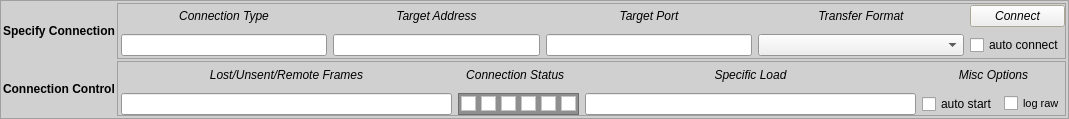
<?xml version="1.0" encoding="UTF-8"?>
<ui version="4.0">
 <class>myJvxNetwork_master</class>
 <widget class="QWidget" name="myJvxNetwork_master">
  <property name="geometry">
   <rect>
    <x>0</x>
    <y>0</y>
    <width>1069</width>
    <height>119</height>
   </rect>
  </property>
  <property name="windowTitle">
   <string>Form</string>
  </property>
  <property name="accessibleDescription">
   <string>socket_master_dev:/integrateiplink</string>
  </property>
  <layout class="QHBoxLayout" name="horizontalLayout">
   <property name="spacing">
    <number>0</number>
   </property>
   <property name="leftMargin">
    <number>0</number>
   </property>
   <property name="topMargin">
    <number>0</number>
   </property>
   <property name="rightMargin">
    <number>0</number>
   </property>
   <property name="bottomMargin">
    <number>0</number>
   </property>
   <item>
    <widget class="QFrame" name="frame">
     <property name="palette">
      <palette>
       <active>
        <colorrole role="Base">
         <brush brushstyle="SolidPattern">
          <color alpha="255">
           <red>255</red>
           <green>255</green>
           <blue>255</blue>
          </color>
         </brush>
        </colorrole>
        <colorrole role="Window">
         <brush brushstyle="SolidPattern">
          <color alpha="255">
           <red>208</red>
           <green>208</green>
           <blue>208</blue>
          </color>
         </brush>
        </colorrole>
       </active>
       <inactive>
        <colorrole role="Base">
         <brush brushstyle="SolidPattern">
          <color alpha="255">
           <red>255</red>
           <green>255</green>
           <blue>255</blue>
          </color>
         </brush>
        </colorrole>
        <colorrole role="Window">
         <brush brushstyle="SolidPattern">
          <color alpha="255">
           <red>208</red>
           <green>208</green>
           <blue>208</blue>
          </color>
         </brush>
        </colorrole>
       </inactive>
       <disabled>
        <colorrole role="Base">
         <brush brushstyle="SolidPattern">
          <color alpha="255">
           <red>208</red>
           <green>208</green>
           <blue>208</blue>
          </color>
         </brush>
        </colorrole>
        <colorrole role="Window">
         <brush brushstyle="SolidPattern">
          <color alpha="255">
           <red>208</red>
           <green>208</green>
           <blue>208</blue>
          </color>
         </brush>
        </colorrole>
       </disabled>
      </palette>
     </property>
     <property name="accessibleDescription">
      <string/>
     </property>
     <property name="autoFillBackground">
      <bool>true</bool>
     </property>
     <property name="frameShape">
      <enum>QFrame::StyledPanel</enum>
     </property>
     <property name="frameShadow">
      <enum>QFrame::Sunken</enum>
     </property>
     <layout class="QGridLayout" name="gridLayout" rowstretch="1,1" columnstretch="1,10,1">
      <property name="leftMargin">
       <number>2</number>
      </property>
      <property name="topMargin">
       <number>2</number>
      </property>
      <property name="rightMargin">
       <number>2</number>
      </property>
      <property name="bottomMargin">
       <number>2</number>
      </property>
      <property name="spacing">
       <number>2</number>
      </property>
      <item row="0" column="0">
       <widget class="QLabel" name="label">
        <property name="font">
         <font>
          <weight>75</weight>
          <italic>false</italic>
          <bold>true</bold>
         </font>
        </property>
        <property name="text">
         <string>Specify Connection</string>
        </property>
       </widget>
      </item>
      <item row="1" column="0">
       <widget class="QLabel" name="label_3">
        <property name="font">
         <font>
          <weight>75</weight>
          <italic>false</italic>
          <bold>true</bold>
         </font>
        </property>
        <property name="text">
         <string>Connection Control</string>
        </property>
       </widget>
      </item>
      <item row="0" column="1" colspan="2">
       <widget class="QFrame" name="frame_2">
        <property name="minimumSize">
         <size>
          <width>120</width>
          <height>0</height>
         </size>
        </property>
        <property name="frameShape">
         <enum>QFrame::StyledPanel</enum>
        </property>
        <property name="frameShadow">
         <enum>QFrame::Raised</enum>
        </property>
        <layout class="QGridLayout" name="gridLayout_2" columnstretch="1,1,1,1,0,0">
         <property name="leftMargin">
          <number>3</number>
         </property>
         <property name="topMargin">
          <number>0</number>
         </property>
         <property name="rightMargin">
          <number>0</number>
         </property>
         <property name="bottomMargin">
          <number>0</number>
         </property>
         <item row="0" column="3">
          <widget class="QLabel" name="label_6">
           <property name="font">
            <font>
             <italic>true</italic>
            </font>
           </property>
           <property name="text">
            <string>Transfer Format</string>
           </property>
           <property name="alignment">
            <set>Qt::AlignCenter</set>
           </property>
          </widget>
         </item>
         <item row="0" column="1">
          <widget class="QLabel" name="label_4">
           <property name="font">
            <font>
             <italic>true</italic>
            </font>
           </property>
           <property name="text">
            <string>Target Address</string>
           </property>
           <property name="alignment">
            <set>Qt::AlignCenter</set>
           </property>
          </widget>
         </item>
         <item row="1" column="3">
          <widget class="QComboBox" name="comboBox_mode">
           <property name="font">
            <font>
             <pointsize>7</pointsize>
            </font>
           </property>
          </widget>
         </item>
         <item row="1" column="1">
          <widget class="QLineEdit" name="lineEdit_host"/>
         </item>
         <item row="1" column="2">
          <widget class="QLineEdit" name="lineEdit_port"/>
         </item>
         <item row="0" column="2">
          <widget class="QLabel" name="label_5">
           <property name="font">
            <font>
             <italic>true</italic>
            </font>
           </property>
           <property name="text">
            <string>Target Port</string>
           </property>
           <property name="alignment">
            <set>Qt::AlignCenter</set>
           </property>
          </widget>
         </item>
         <item row="0" column="0">
          <widget class="QLabel" name="label_7">
           <property name="font">
            <font>
             <italic>true</italic>
            </font>
           </property>
           <property name="text">
            <string>Connection Type</string>
           </property>
           <property name="alignment">
            <set>Qt::AlignCenter</set>
           </property>
          </widget>
         </item>
         <item row="0" column="5">
          <widget class="QPushButton" name="pushButton_connect">
           <property name="minimumSize">
            <size>
             <width>0</width>
             <height>0</height>
            </size>
           </property>
           <property name="maximumSize">
            <size>
             <width>16777215</width>
             <height>16777215</height>
            </size>
           </property>
           <property name="palette">
            <palette>
             <active>
              <colorrole role="Base">
               <brush brushstyle="SolidPattern">
                <color alpha="255">
                 <red>255</red>
                 <green>255</green>
                 <blue>255</blue>
                </color>
               </brush>
              </colorrole>
              <colorrole role="Window">
               <brush brushstyle="SolidPattern">
                <color alpha="255">
                 <red>240</red>
                 <green>234</green>
                 <blue>209</blue>
                </color>
               </brush>
              </colorrole>
             </active>
             <inactive>
              <colorrole role="Base">
               <brush brushstyle="SolidPattern">
                <color alpha="255">
                 <red>255</red>
                 <green>255</green>
                 <blue>255</blue>
                </color>
               </brush>
              </colorrole>
              <colorrole role="Window">
               <brush brushstyle="SolidPattern">
                <color alpha="255">
                 <red>240</red>
                 <green>234</green>
                 <blue>209</blue>
                </color>
               </brush>
              </colorrole>
             </inactive>
             <disabled>
              <colorrole role="Base">
               <brush brushstyle="SolidPattern">
                <color alpha="255">
                 <red>240</red>
                 <green>234</green>
                 <blue>209</blue>
                </color>
               </brush>
              </colorrole>
              <colorrole role="Window">
               <brush brushstyle="SolidPattern">
                <color alpha="255">
                 <red>240</red>
                 <green>234</green>
                 <blue>209</blue>
                </color>
               </brush>
              </colorrole>
             </disabled>
            </palette>
           </property>
           <property name="font">
            <font>
             <italic>true</italic>
            </font>
           </property>
           <property name="text">
            <string>Connect</string>
           </property>
          </widget>
         </item>
         <item row="1" column="5">
          <widget class="QCheckBox" name="checkBox_autoconnect">
           <property name="text">
            <string>auto connect</string>
           </property>
          </widget>
         </item>
         <item row="1" column="0">
          <widget class="QLineEdit" name="lineEdit_tech">
           <property name="readOnly">
            <bool>true</bool>
           </property>
          </widget>
         </item>
        </layout>
       </widget>
      </item>
      <item row="1" column="1" colspan="2">
       <widget class="QFrame" name="frame_3">
        <property name="minimumSize">
         <size>
          <width>120</width>
          <height>0</height>
         </size>
        </property>
        <property name="frameShape">
         <enum>QFrame::StyledPanel</enum>
        </property>
        <property name="frameShadow">
         <enum>QFrame::Raised</enum>
        </property>
        <layout class="QGridLayout" name="gridLayout_3" columnstretch="10,1,10,1,1">
         <property name="leftMargin">
          <number>3</number>
         </property>
         <property name="topMargin">
          <number>0</number>
         </property>
         <property name="rightMargin">
          <number>0</number>
         </property>
         <property name="bottomMargin">
          <number>0</number>
         </property>
         <item row="1" column="3">
          <widget class="QCheckBox" name="checkBox_autostart">
           <property name="text">
            <string>auto start</string>
           </property>
          </widget>
         </item>
         <item row="0" column="1">
          <widget class="QLabel" name="label_2">
           <property name="font">
            <font>
             <italic>true</italic>
            </font>
           </property>
           <property name="text">
            <string>Connection Status  </string>
           </property>
           <property name="alignment">
            <set>Qt::AlignCenter</set>
           </property>
          </widget>
         </item>
         <item row="0" column="3" colspan="2">
          <widget class="QLabel" name="label_10">
           <property name="font">
            <font>
             <italic>true</italic>
            </font>
           </property>
           <property name="text">
            <string>Misc Options</string>
           </property>
           <property name="alignment">
            <set>Qt::AlignCenter</set>
           </property>
          </widget>
         </item>
         <item row="1" column="1">
          <widget class="QFrame" name="frame_4">
           <property name="minimumSize">
            <size>
             <width>0</width>
             <height>0</height>
            </size>
           </property>
           <property name="palette">
            <palette>
             <active>
              <colorrole role="Base">
               <brush brushstyle="SolidPattern">
                <color alpha="255">
                 <red>255</red>
                 <green>255</green>
                 <blue>255</blue>
                </color>
               </brush>
              </colorrole>
              <colorrole role="Window">
               <brush brushstyle="SolidPattern">
                <color alpha="255">
                 <red>143</red>
                 <green>143</green>
                 <blue>143</blue>
                </color>
               </brush>
              </colorrole>
             </active>
             <inactive>
              <colorrole role="Base">
               <brush brushstyle="SolidPattern">
                <color alpha="255">
                 <red>255</red>
                 <green>255</green>
                 <blue>255</blue>
                </color>
               </brush>
              </colorrole>
              <colorrole role="Window">
               <brush brushstyle="SolidPattern">
                <color alpha="255">
                 <red>143</red>
                 <green>143</green>
                 <blue>143</blue>
                </color>
               </brush>
              </colorrole>
             </inactive>
             <disabled>
              <colorrole role="Base">
               <brush brushstyle="SolidPattern">
                <color alpha="255">
                 <red>143</red>
                 <green>143</green>
                 <blue>143</blue>
                </color>
               </brush>
              </colorrole>
              <colorrole role="Window">
               <brush brushstyle="SolidPattern">
                <color alpha="255">
                 <red>143</red>
                 <green>143</green>
                 <blue>143</blue>
                </color>
               </brush>
              </colorrole>
             </disabled>
            </palette>
           </property>
           <property name="autoFillBackground">
            <bool>true</bool>
           </property>
           <property name="frameShape">
            <enum>QFrame::StyledPanel</enum>
           </property>
           <property name="frameShadow">
            <enum>QFrame::Raised</enum>
           </property>
           <layout class="QHBoxLayout" name="horizontalLayout_2">
            <property name="spacing">
             <number>5</number>
            </property>
            <property name="leftMargin">
             <number>2</number>
            </property>
            <property name="topMargin">
             <number>2</number>
            </property>
            <property name="rightMargin">
             <number>2</number>
            </property>
            <property name="bottomMargin">
             <number>2</number>
            </property>
            <item>
             <widget class="QLabel" name="label_stat0">
              <property name="minimumSize">
               <size>
                <width>15</width>
                <height>15</height>
               </size>
              </property>
              <property name="maximumSize">
               <size>
                <width>15</width>
                <height>15</height>
               </size>
              </property>
              <property name="palette">
               <palette>
                <active>
                 <colorrole role="Base">
                  <brush brushstyle="SolidPattern">
                   <color alpha="255">
                    <red>255</red>
                    <green>255</green>
                    <blue>255</blue>
                   </color>
                  </brush>
                 </colorrole>
                 <colorrole role="Window">
                  <brush brushstyle="SolidPattern">
                   <color alpha="255">
                    <red>255</red>
                    <green>255</green>
                    <blue>255</blue>
                   </color>
                  </brush>
                 </colorrole>
                </active>
                <inactive>
                 <colorrole role="Base">
                  <brush brushstyle="SolidPattern">
                   <color alpha="255">
                    <red>255</red>
                    <green>255</green>
                    <blue>255</blue>
                   </color>
                  </brush>
                 </colorrole>
                 <colorrole role="Window">
                  <brush brushstyle="SolidPattern">
                   <color alpha="255">
                    <red>255</red>
                    <green>255</green>
                    <blue>255</blue>
                   </color>
                  </brush>
                 </colorrole>
                </inactive>
                <disabled>
                 <colorrole role="Base">
                  <brush brushstyle="SolidPattern">
                   <color alpha="255">
                    <red>255</red>
                    <green>255</green>
                    <blue>255</blue>
                   </color>
                  </brush>
                 </colorrole>
                 <colorrole role="Window">
                  <brush brushstyle="SolidPattern">
                   <color alpha="255">
                    <red>255</red>
                    <green>255</green>
                    <blue>255</blue>
                   </color>
                  </brush>
                 </colorrole>
                </disabled>
               </palette>
              </property>
              <property name="autoFillBackground">
               <bool>true</bool>
              </property>
              <property name="frameShape">
               <enum>QFrame::StyledPanel</enum>
              </property>
              <property name="frameShadow">
               <enum>QFrame::Sunken</enum>
              </property>
              <property name="text">
               <string/>
              </property>
             </widget>
            </item>
            <item>
             <widget class="QLabel" name="label_stat1">
              <property name="minimumSize">
               <size>
                <width>15</width>
                <height>15</height>
               </size>
              </property>
              <property name="maximumSize">
               <size>
                <width>15</width>
                <height>15</height>
               </size>
              </property>
              <property name="palette">
               <palette>
                <active>
                 <colorrole role="Base">
                  <brush brushstyle="SolidPattern">
                   <color alpha="255">
                    <red>255</red>
                    <green>255</green>
                    <blue>255</blue>
                   </color>
                  </brush>
                 </colorrole>
                 <colorrole role="Window">
                  <brush brushstyle="SolidPattern">
                   <color alpha="255">
                    <red>255</red>
                    <green>255</green>
                    <blue>255</blue>
                   </color>
                  </brush>
                 </colorrole>
                </active>
                <inactive>
                 <colorrole role="Base">
                  <brush brushstyle="SolidPattern">
                   <color alpha="255">
                    <red>255</red>
                    <green>255</green>
                    <blue>255</blue>
                   </color>
                  </brush>
                 </colorrole>
                 <colorrole role="Window">
                  <brush brushstyle="SolidPattern">
                   <color alpha="255">
                    <red>255</red>
                    <green>255</green>
                    <blue>255</blue>
                   </color>
                  </brush>
                 </colorrole>
                </inactive>
                <disabled>
                 <colorrole role="Base">
                  <brush brushstyle="SolidPattern">
                   <color alpha="255">
                    <red>255</red>
                    <green>255</green>
                    <blue>255</blue>
                   </color>
                  </brush>
                 </colorrole>
                 <colorrole role="Window">
                  <brush brushstyle="SolidPattern">
                   <color alpha="255">
                    <red>255</red>
                    <green>255</green>
                    <blue>255</blue>
                   </color>
                  </brush>
                 </colorrole>
                </disabled>
               </palette>
              </property>
              <property name="autoFillBackground">
               <bool>true</bool>
              </property>
              <property name="frameShape">
               <enum>QFrame::StyledPanel</enum>
              </property>
              <property name="frameShadow">
               <enum>QFrame::Sunken</enum>
              </property>
              <property name="text">
               <string/>
              </property>
             </widget>
            </item>
            <item>
             <widget class="QLabel" name="label_stat2">
              <property name="minimumSize">
               <size>
                <width>15</width>
                <height>15</height>
               </size>
              </property>
              <property name="maximumSize">
               <size>
                <width>15</width>
                <height>15</height>
               </size>
              </property>
              <property name="palette">
               <palette>
                <active>
                 <colorrole role="Base">
                  <brush brushstyle="SolidPattern">
                   <color alpha="255">
                    <red>255</red>
                    <green>255</green>
                    <blue>255</blue>
                   </color>
                  </brush>
                 </colorrole>
                 <colorrole role="Window">
                  <brush brushstyle="SolidPattern">
                   <color alpha="255">
                    <red>255</red>
                    <green>255</green>
                    <blue>255</blue>
                   </color>
                  </brush>
                 </colorrole>
                </active>
                <inactive>
                 <colorrole role="Base">
                  <brush brushstyle="SolidPattern">
                   <color alpha="255">
                    <red>255</red>
                    <green>255</green>
                    <blue>255</blue>
                   </color>
                  </brush>
                 </colorrole>
                 <colorrole role="Window">
                  <brush brushstyle="SolidPattern">
                   <color alpha="255">
                    <red>255</red>
                    <green>255</green>
                    <blue>255</blue>
                   </color>
                  </brush>
                 </colorrole>
                </inactive>
                <disabled>
                 <colorrole role="Base">
                  <brush brushstyle="SolidPattern">
                   <color alpha="255">
                    <red>255</red>
                    <green>255</green>
                    <blue>255</blue>
                   </color>
                  </brush>
                 </colorrole>
                 <colorrole role="Window">
                  <brush brushstyle="SolidPattern">
                   <color alpha="255">
                    <red>255</red>
                    <green>255</green>
                    <blue>255</blue>
                   </color>
                  </brush>
                 </colorrole>
                </disabled>
               </palette>
              </property>
              <property name="autoFillBackground">
               <bool>true</bool>
              </property>
              <property name="frameShape">
               <enum>QFrame::StyledPanel</enum>
              </property>
              <property name="frameShadow">
               <enum>QFrame::Sunken</enum>
              </property>
              <property name="text">
               <string/>
              </property>
             </widget>
            </item>
            <item>
             <widget class="QLabel" name="label_stat3">
              <property name="minimumSize">
               <size>
                <width>15</width>
                <height>15</height>
               </size>
              </property>
              <property name="maximumSize">
               <size>
                <width>15</width>
                <height>15</height>
               </size>
              </property>
              <property name="palette">
               <palette>
                <active>
                 <colorrole role="Base">
                  <brush brushstyle="SolidPattern">
                   <color alpha="255">
                    <red>255</red>
                    <green>255</green>
                    <blue>255</blue>
                   </color>
                  </brush>
                 </colorrole>
                 <colorrole role="Window">
                  <brush brushstyle="SolidPattern">
                   <color alpha="255">
                    <red>255</red>
                    <green>255</green>
                    <blue>255</blue>
                   </color>
                  </brush>
                 </colorrole>
                </active>
                <inactive>
                 <colorrole role="Base">
                  <brush brushstyle="SolidPattern">
                   <color alpha="255">
                    <red>255</red>
                    <green>255</green>
                    <blue>255</blue>
                   </color>
                  </brush>
                 </colorrole>
                 <colorrole role="Window">
                  <brush brushstyle="SolidPattern">
                   <color alpha="255">
                    <red>255</red>
                    <green>255</green>
                    <blue>255</blue>
                   </color>
                  </brush>
                 </colorrole>
                </inactive>
                <disabled>
                 <colorrole role="Base">
                  <brush brushstyle="SolidPattern">
                   <color alpha="255">
                    <red>255</red>
                    <green>255</green>
                    <blue>255</blue>
                   </color>
                  </brush>
                 </colorrole>
                 <colorrole role="Window">
                  <brush brushstyle="SolidPattern">
                   <color alpha="255">
                    <red>255</red>
                    <green>255</green>
                    <blue>255</blue>
                   </color>
                  </brush>
                 </colorrole>
                </disabled>
               </palette>
              </property>
              <property name="autoFillBackground">
               <bool>true</bool>
              </property>
              <property name="frameShape">
               <enum>QFrame::StyledPanel</enum>
              </property>
              <property name="frameShadow">
               <enum>QFrame::Sunken</enum>
              </property>
              <property name="text">
               <string/>
              </property>
             </widget>
            </item>
            <item>
             <widget class="QLabel" name="label_stat4">
              <property name="minimumSize">
               <size>
                <width>15</width>
                <height>15</height>
               </size>
              </property>
              <property name="maximumSize">
               <size>
                <width>15</width>
                <height>15</height>
               </size>
              </property>
              <property name="palette">
               <palette>
                <active>
                 <colorrole role="Base">
                  <brush brushstyle="SolidPattern">
                   <color alpha="255">
                    <red>255</red>
                    <green>255</green>
                    <blue>255</blue>
                   </color>
                  </brush>
                 </colorrole>
                 <colorrole role="Window">
                  <brush brushstyle="SolidPattern">
                   <color alpha="255">
                    <red>255</red>
                    <green>255</green>
                    <blue>255</blue>
                   </color>
                  </brush>
                 </colorrole>
                </active>
                <inactive>
                 <colorrole role="Base">
                  <brush brushstyle="SolidPattern">
                   <color alpha="255">
                    <red>255</red>
                    <green>255</green>
                    <blue>255</blue>
                   </color>
                  </brush>
                 </colorrole>
                 <colorrole role="Window">
                  <brush brushstyle="SolidPattern">
                   <color alpha="255">
                    <red>255</red>
                    <green>255</green>
                    <blue>255</blue>
                   </color>
                  </brush>
                 </colorrole>
                </inactive>
                <disabled>
                 <colorrole role="Base">
                  <brush brushstyle="SolidPattern">
                   <color alpha="255">
                    <red>255</red>
                    <green>255</green>
                    <blue>255</blue>
                   </color>
                  </brush>
                 </colorrole>
                 <colorrole role="Window">
                  <brush brushstyle="SolidPattern">
                   <color alpha="255">
                    <red>255</red>
                    <green>255</green>
                    <blue>255</blue>
                   </color>
                  </brush>
                 </colorrole>
                </disabled>
               </palette>
              </property>
              <property name="autoFillBackground">
               <bool>true</bool>
              </property>
              <property name="frameShape">
               <enum>QFrame::StyledPanel</enum>
              </property>
              <property name="frameShadow">
               <enum>QFrame::Sunken</enum>
              </property>
              <property name="text">
               <string/>
              </property>
             </widget>
            </item>
            <item>
             <widget class="QLabel" name="label_stat5">
              <property name="minimumSize">
               <size>
                <width>15</width>
                <height>15</height>
               </size>
              </property>
              <property name="maximumSize">
               <size>
                <width>15</width>
                <height>15</height>
               </size>
              </property>
              <property name="palette">
               <palette>
                <active>
                 <colorrole role="Base">
                  <brush brushstyle="SolidPattern">
                   <color alpha="255">
                    <red>255</red>
                    <green>255</green>
                    <blue>255</blue>
                   </color>
                  </brush>
                 </colorrole>
                 <colorrole role="Window">
                  <brush brushstyle="SolidPattern">
                   <color alpha="255">
                    <red>255</red>
                    <green>255</green>
                    <blue>255</blue>
                   </color>
                  </brush>
                 </colorrole>
                </active>
                <inactive>
                 <colorrole role="Base">
                  <brush brushstyle="SolidPattern">
                   <color alpha="255">
                    <red>255</red>
                    <green>255</green>
                    <blue>255</blue>
                   </color>
                  </brush>
                 </colorrole>
                 <colorrole role="Window">
                  <brush brushstyle="SolidPattern">
                   <color alpha="255">
                    <red>255</red>
                    <green>255</green>
                    <blue>255</blue>
                   </color>
                  </brush>
                 </colorrole>
                </inactive>
                <disabled>
                 <colorrole role="Base">
                  <brush brushstyle="SolidPattern">
                   <color alpha="255">
                    <red>255</red>
                    <green>255</green>
                    <blue>255</blue>
                   </color>
                  </brush>
                 </colorrole>
                 <colorrole role="Window">
                  <brush brushstyle="SolidPattern">
                   <color alpha="255">
                    <red>255</red>
                    <green>255</green>
                    <blue>255</blue>
                   </color>
                  </brush>
                 </colorrole>
                </disabled>
               </palette>
              </property>
              <property name="autoFillBackground">
               <bool>true</bool>
              </property>
              <property name="frameShape">
               <enum>QFrame::StyledPanel</enum>
              </property>
              <property name="frameShadow">
               <enum>QFrame::Sunken</enum>
              </property>
              <property name="text">
               <string/>
              </property>
             </widget>
            </item>
           </layout>
          </widget>
         </item>
         <item row="1" column="0">
          <widget class="QLineEdit" name="lineEdit_performance"/>
         </item>
         <item row="1" column="4">
          <widget class="QCheckBox" name="checkBox_log">
           <property name="palette">
            <palette>
             <active>
              <colorrole role="WindowText">
               <brush brushstyle="SolidPattern">
                <color alpha="255">
                 <red>0</red>
                 <green>0</green>
                 <blue>0</blue>
                </color>
               </brush>
              </colorrole>
             </active>
             <inactive>
              <colorrole role="WindowText">
               <brush brushstyle="SolidPattern">
                <color alpha="255">
                 <red>0</red>
                 <green>0</green>
                 <blue>0</blue>
                </color>
               </brush>
              </colorrole>
             </inactive>
             <disabled>
              <colorrole role="WindowText">
               <brush brushstyle="SolidPattern">
                <color alpha="255">
                 <red>120</red>
                 <green>120</green>
                 <blue>120</blue>
                </color>
               </brush>
              </colorrole>
             </disabled>
            </palette>
           </property>
           <property name="font">
            <font>
             <pointsize>8</pointsize>
            </font>
           </property>
           <property name="text">
            <string>log raw</string>
           </property>
          </widget>
         </item>
         <item row="0" column="0">
          <widget class="QLabel" name="label_9">
           <property name="palette">
            <palette>
             <active>
              <colorrole role="Text">
               <brush brushstyle="SolidPattern">
                <color alpha="255">
                 <red>7</red>
                 <green>7</green>
                 <blue>7</blue>
                </color>
               </brush>
              </colorrole>
             </active>
             <inactive>
              <colorrole role="Text">
               <brush brushstyle="SolidPattern">
                <color alpha="255">
                 <red>7</red>
                 <green>7</green>
                 <blue>7</blue>
                </color>
               </brush>
              </colorrole>
             </inactive>
             <disabled>
              <colorrole role="Text">
               <brush brushstyle="SolidPattern">
                <color alpha="255">
                 <red>120</red>
                 <green>120</green>
                 <blue>120</blue>
                </color>
               </brush>
              </colorrole>
             </disabled>
            </palette>
           </property>
           <property name="font">
            <font>
             <italic>true</italic>
            </font>
           </property>
           <property name="text">
            <string>Lost/Unsent/Remote Frames</string>
           </property>
           <property name="alignment">
            <set>Qt::AlignCenter</set>
           </property>
          </widget>
         </item>
         <item row="1" column="2">
          <widget class="QLineEdit" name="lineEdit_profile">
           <property name="palette">
            <palette>
             <active>
              <colorrole role="WindowText">
               <brush brushstyle="SolidPattern">
                <color alpha="255">
                 <red>0</red>
                 <green>0</green>
                 <blue>0</blue>
                </color>
               </brush>
              </colorrole>
             </active>
             <inactive>
              <colorrole role="WindowText">
               <brush brushstyle="SolidPattern">
                <color alpha="255">
                 <red>0</red>
                 <green>0</green>
                 <blue>0</blue>
                </color>
               </brush>
              </colorrole>
             </inactive>
             <disabled>
              <colorrole role="WindowText">
               <brush brushstyle="SolidPattern">
                <color alpha="255">
                 <red>120</red>
                 <green>120</green>
                 <blue>120</blue>
                </color>
               </brush>
              </colorrole>
             </disabled>
            </palette>
           </property>
           <property name="font">
            <font>
             <pointsize>8</pointsize>
            </font>
           </property>
           <property name="readOnly">
            <bool>true</bool>
           </property>
          </widget>
         </item>
         <item row="0" column="2">
          <widget class="QLabel" name="label_8">
           <property name="font">
            <font>
             <italic>true</italic>
            </font>
           </property>
           <property name="text">
            <string>Specific Load</string>
           </property>
           <property name="alignment">
            <set>Qt::AlignCenter</set>
           </property>
          </widget>
         </item>
        </layout>
       </widget>
      </item>
     </layout>
    </widget>
   </item>
  </layout>
 </widget>
 <resources/>
 <connections/>
</ui>
